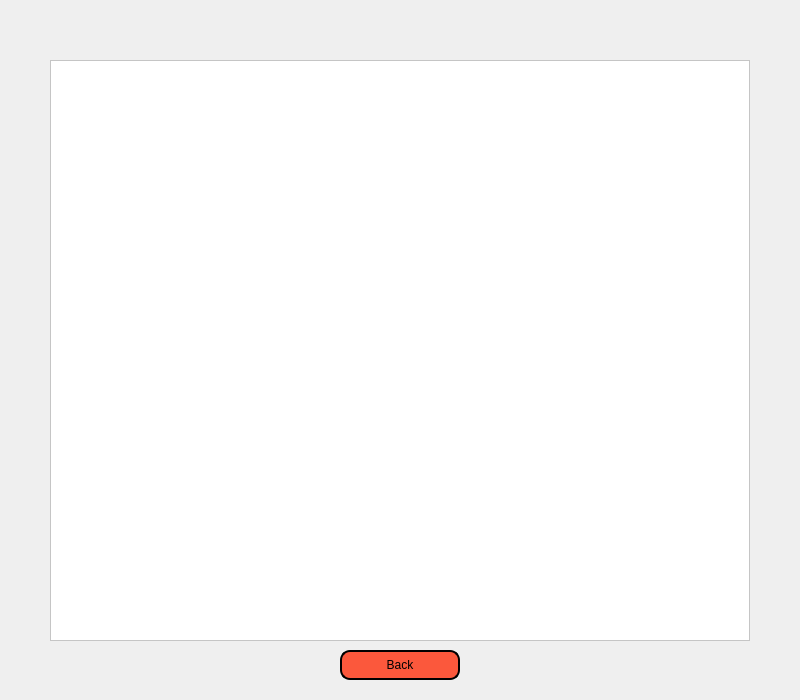
<?xml version="1.0" encoding="UTF-8"?>
<ui version="4.0">
 <class>timeline</class>
 <widget class="QDialog" name="timeline">
  <property name="geometry">
   <rect>
    <x>0</x>
    <y>0</y>
    <width>800</width>
    <height>700</height>
   </rect>
  </property>
  <property name="windowTitle">
   <string>Dialog</string>
  </property>
  <widget class="QListWidget" name="listWidget">
   <property name="geometry">
    <rect>
     <x>50</x>
     <y>60</y>
     <width>700</width>
     <height>581</height>
    </rect>
   </property>
   <property name="styleSheet">
    <string notr="true">background-color: rgb(255, 255, 255);</string>
   </property>
  </widget>
  <widget class="QLabel" name="label">
   <property name="geometry">
    <rect>
     <x>50</x>
     <y>10</y>
     <width>411</width>
     <height>51</height>
    </rect>
   </property>
   <property name="font">
    <font>
     <pointsize>24</pointsize>
    </font>
   </property>
   <property name="text">
    <string/>
   </property>
  </widget>
  <widget class="QPushButton" name="back">
   <property name="geometry">
    <rect>
     <x>340</x>
     <y>650</y>
     <width>120</width>
     <height>30</height>
    </rect>
   </property>
   <property name="styleSheet">
    <string notr="true">background-color: rgba(255, 38, 0, 191);
border: 2px solid;
Border-radius: 10px;</string>
   </property>
   <property name="text">
    <string>Back</string>
   </property>
  </widget>
 </widget>
 <resources/>
 <connections/>
</ui>
